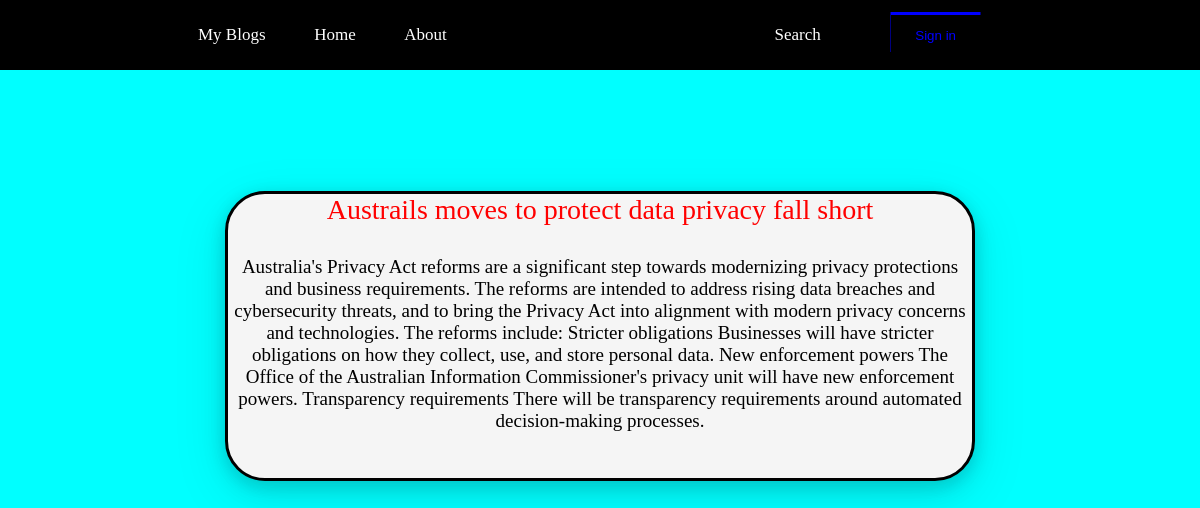
The page /one/2 on the database its author committed.
### home/models.py (models this page shows)
class Article(models.Model):
    name=models.CharField(max_length=50)
    descriptions=models.CharField(max_length=900)

### home/views.py (the view)
# urls.py: path('one/<int:pk>',views.details,name='details'),
def details(req,pk):
    data1= Article.objects.get(id=pk)
    context={
        'data1':data1
    }
    return render(req,'details.html',context)

### home/templates/details.html (shortened to what this page needs)
<!DOCTYPE html>
<html lang="en">
<head>
</head>
<body>
    <div id="d1">
        <div id="d2">
            <ul>
                <li>My Blogs</li>
                <li><a href="{% url 'home' %}">Home</a></li>
                <li><a href="{% url 'about' %}">About</a></li>
            </ul>
        </div>
        <div id="d3">
           <ol>
            <li>Search</li>
            <li><button id="d4">Sign in</button></li>
           </ol>
        </div>
    </div>
    <div id="demo1">
      <center>
        <div id="demo2">
            <p style="font-size: 28px; color: red; font-weight: 500;">{{data1.name}}</p>
            <p style="padding-top:4%; font-size: 19px;">{{data1.descriptions}}</p>
           </div>
      </center>
    </div>
</body>
</html>

### home/templates/details.html (style rules this page uses)
* { margin: 0%; padding: 0%; box-sizing: border-box; }
#d1 { border: 2px solid; height: 70px; width: 100%; display: flex; justify-content: space-evenly; background-color: black; }
#d2 { border: 2px solid; height: 50px; width: 350px; margin-top: 1%; }
#d2 ul { list-style: none; display: flex; justify-content: space-evenly; padding-top: 2.5%; font-size: 17px; color: white; }
#d3 { border: 2px solid; height: 50; width: 350px; margin-left:5%; }
#d3 ol { display: flex; justify-content: space-evenly; list-style: none; padding-top: 6%; font-size: 17px; color: white; }
#d4 { height: 40px; width: 90px; margin-top: -14%; border: none; color: blue; box-shadow: -0.5px -3px blue; background-color: black; }
#demo1 { border: 1px solid aqua; height: 100vh; background-color: aqua; }
#demo2 { border: 3px solid; height: 290px; width: 750px; margin-top: 10%; box-shadow: -3px -3px rgb(245, 234, 219); background-color: whitesmoke; box-shadow: rgba(17, 17, 26, 0.1) 0px 4px 16px, rgba(17, 17, 26, 0.1) 0px 8px 24px, rgba(17, 17, 26, 0.1) 0px 16px 56px; border-radius: 40px; }
a { text-decoration: none; color: white; }

### rows shown on the page
Article: name "Austrails moves to protect data privacy fall short", descriptions "Australia's Privacy Act reforms are a significant step towards modernizing privacy protections and business requirements. The reforms are intended to address rising data breaches and cybersecurity threats, and to bring the Privacy Act into alignment with modern privacy concerns and technologies. The reforms include: Stricter obligations Businesses will have stricter obligations on how they collect, use, and store personal data. New enforcement powers The Office of the Australian Information Commissioner's privacy unit will have new enforcement powers. Transparency requirements There will be transparency requirements around automated decision-making processes."
